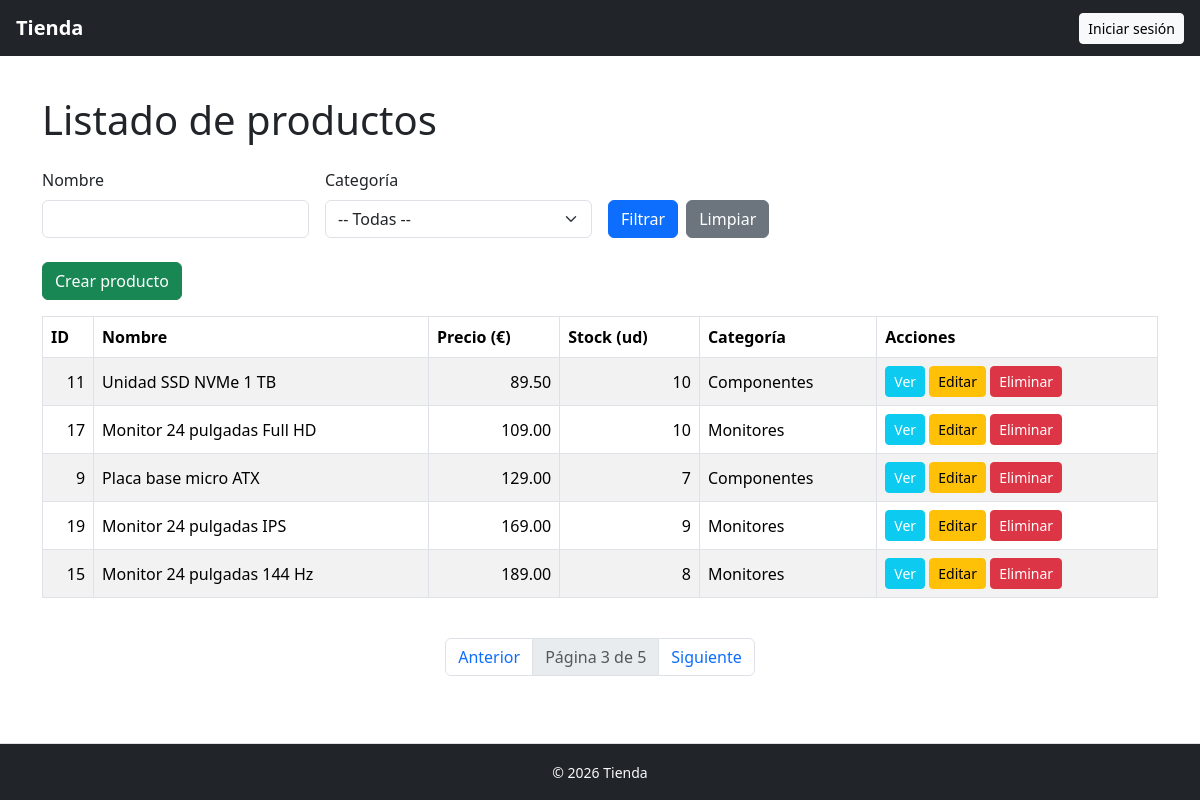
/public/web/productos/index.php?page=3, run on the app's committed database.
### tables this page shows
CREATE TABLE productos (
    id INT AUTO_INCREMENT PRIMARY KEY,
    nombre VARCHAR(100) NOT NULL,
    precio DECIMAL(10,2) NOT NULL,
    stock INT NOT NULL DEFAULT 0
);

CREATE TABLE categorias (
    id_categoria INT AUTO_INCREMENT PRIMARY KEY,
    nombre_categoria VARCHAR(50) NOT NULL
);

### app/Core/helpers/helper.php (called while the page is built, shortened)
<?php
function e(mixed $value): string
{
    return htmlspecialchars((string)$value, ENT_QUOTES, 'UTF-8');
}
function render(string $view, array $data = []): string
{
    extract($data);
    include __DIR__ . "/../../../resources/views/{$view}.php";
    return ob_get_clean();
}
function view(string $view, array $data = [], string $layout = 'layouts/app'): void
{
    $content = render($view, $data);
}

### app/Http/Controllers/ProductoController.php (called while the page is built, shortened)
<?php
class ProductoController
{
    public function index(Request $request)
    {
        $nombre = $request->query('nombre', '');
        $categoria_id = $request->query('categoria_id', '');
        $productos = Producto::query()
            ->when($nombre, fn($q) => $q->where('nombre', 'LIKE', "%$nombre%"))
            ->when($categoria_id, fn($q) => $q->where('categoria_id', $categoria_id))
            ->orderBy('precio')
            ->paginate(5);
        view('productos/index', compact(
            'productos',
            'categorias',
            'nombre',
            'categoria_id'
        ));
    }
}

### public/web/productos/index.php (called while the page is built, shortened)
<?php
require_once __DIR__ . '/../../../bootstrap/bootstrap.php';
try {
    $request = new Request();
    (new ProductoController())->index($request);
} catch (Throwable $e) {
    echo $e->getMessage() . "<br>" . $e->getTraceAsString();
}

### app/Core/Request.php (called while the page is built, shortened)
<?php
class Request
{
    protected array $server = [];
    protected array $get = [];
    public function __construct()
    {
        $this->server = $_SERVER;
        $this->get = $_GET;
        $this->post = $_POST;
        $method = $_SERVER['REQUEST_METHOD'] ?? 'GET';
    }
    public function query(?string $key = null, mixed $default = null): mixed
    {
        if ($key === null) return $this->get;
        return $this->get[$key] ?? $default;
    }
    public function url(): string
    {
        return $this->server['REQUEST_URI'] ?? HOME_URL;
    }
    public function path(): string
    {
        return parse_url($this->url(), PHP_URL_PATH);
    }
}

### bootstrap/bootstrap.php (called while the page is built, shortened)
<?php
require_once __DIR__ . '/../app/Core/helpers/helper.php';
spl_autoload_register(function ($class) {
    $path = __DIR__ . '/../' . str_replace('\\', '/', $class) . '.php';
    $path = lcfirst($path);
});

### app/Core/Model.php (called while the page is built, shortened)
<?php
require_once __DIR__ . '/../Core/DB.php';
require_once __DIR__ . '/../Core/QueryBuilder.php';
abstract class Model implements \JsonSerializable
{
    protected static string $table;
    public static function query(): QueryBuilder
    {
        return new QueryBuilder(static::$table, static::class);
    }
    public static function hydrate(array $data): static
    {
        $obj = new static();
        $obj->fill($data);
        return $obj;
    }
}

### app/Core/QueryBuilder.php (called while the page is built, shortened)
<?php
require_once __DIR__ . '/DB.php';
class QueryBuilder
{
    protected string $modelClass;
    protected string $select = '*';
    protected string $table;
    protected array $orders = [];
    protected ?int $limit = null;
    protected ?int $offset = null;
    protected array $params = [];
    public function __construct(string $table, string $modelClass)
    {
        $this->table = $table;
        $this->modelClass = $modelClass;
    }
    public function orderBy(string $column, string $order = 'ASC'): static
    {
        $this->orders[] = "$column $order";
        return $this;
    }
    public function limit(int $limit): static
    {
        $this->limit = $limit;
        return $this;
    }
    public function offset(int $offset): static
    {
        $this->offset = $offset;
        return $this;
    }
    public function when($value, callable $callback): static
    {
        return $this;
    }
    public function get(): array
    {
        $sql = "SELECT {$this->select} FROM {$this->table}";
        if (!empty($this->orders)) {
            $sql .= ' ORDER BY ' . implode(", ", $this->orders);
        }
        if (!is_null($this->limit)) {
            $sql .= ' LIMIT ' . $this->limit;
        }
        if (!is_null($this->offset)) {
            $sql .= ' OFFSET ' . $this->offset;
        }
        return DB::select($sql, $this->params, $this->modelClass);
    }
    public function first(): ?object
    {
        $this->limit = 1;
        return $this->get()[0] ?? null;
    }
    public function count(): int
    {
        $clone = clone $this;
        $clone->orders = [];
        $clone->limit = null;
        $clone->offset = null;
        $clone->select = 'count(*) as total';
        $clone->modelClass = stdClass::class;
        return $clone->first()->total;
    }
    public function paginate(int $perPage = 15): Paginator
    {
        $request = new Request();
        $page = max(1, (int) $request->query('page', 1));
        $clone = clone $this;
        $total = $clone->count();
        $offset = ($page - 1) * $perPage;
        $clone->limit($perPage)->offset($offset);
        $items = $clone->get();
        $baseUrl = $request->path();
        $query = $request->query();
        unset($query['page']);
        return new Paginator($items, $total, $perPage, $page, $baseUrl, $query);
    }
}

### app/Core/DB.php (called while the page is built, shortened)
<?php
class DB
{
    private static ?PDO $pdo = null;
    public static function connection(): PDO
    {
        if (self::$pdo === null) {
            $db_host = DB_HOST;
            $db_name = DB_NAME;
            $db_user = DB_USER;
            $db_pass = DB_PASS;
            $dsn = "mysql:host=$db_host;dbname=$db_name;charset=utf8mb4";
            $pdo = new PDO($dsn, $db_user, $db_pass);
            $pdo->setAttribute(PDO::ATTR_ERRMODE, PDO::ERRMODE_EXCEPTION);
            self::$pdo = $pdo;
        }
        return self::$pdo;
    }
    public static function select(string $sql, array $params = [], string $class = 'stdClass'): array
    {
        $stmt = self::connection()->prepare($sql);
        $stmt->execute($params);
        $objects = [];
        if ($class === 'stdClass') {
            while ($obj = $stmt->fetchObject()) {
                $objects[] = $obj;
            }
        } else {
            while ($row = $stmt->fetch(PDO::FETCH_ASSOC)) {
                $objects[] = $class::hydrate($row);
            }
        }
        return $objects;
    }
}

### resources/views/productos/index.php (the view, shortened to what this page needs)
<h1 class="mb-4">Listado de productos</h1>
<form method="get" class="row g-3 mb-4">
    <div class="col-md-3">
        <label class="form-label">Nombre</label>
        <input type="text" name="nombre" value="<?= e($nombre) ?>" class="form-control">
    </div>
    <div class="col-md-3">
        <label class="form-label">Categoría</label>
        <select name="categoria_id" class="form-select">
            <option value="">-- Todas --</option>
        </select>
    </div>
    <div class="col-md-6 d-flex align-items-end">
        <button type="submit" class="btn btn-primary me-2">Filtrar</button>
        <a href="index.php" class="btn btn-secondary">Limpiar</a>
    </div>
</form>
<p>
    <a href="create.php" class="btn btn-success">Crear producto</a>
</p>
<div class="table-responsive">
    <table class="table table-striped table-bordered align-middle">
        <thead>
            <tr>
                <th>ID</th>
                <th>Nombre</th>
                <th>Precio (€)</th>
                <th>Stock (ud)</th>
                <th>Categoría</th>
                <th>Acciones</th>
            </tr>
        </thead>
        <tbody>
            <?php foreach ($productos as $producto): ?>
                <tr>
                    <td class="text-end"><?= e($producto->id) ?></td>
                    <td><?= e($producto->nombre) ?></td>
                    <td class="text-end"><?= e($producto->precio) ?></td>
                    <td class="text-end"><?= e($producto->stock) ?></td>
                    <td><?= e($producto->categoria->nombre_categoria) ?></td>
                    <td>
                        <a href="show.php?id=<?= e($producto->id) ?>" class="btn btn-sm btn-info text-white">Ver</a>
                        <a href="edit.php?id=<?= e($producto->id) ?>" class="btn btn-sm btn-warning">Editar</a>
                        <form action="destroy.php" method="post" class="d-inline">
                            <button
                                type="submit"
                                class="btn btn-sm btn-danger"
                                onclick="return confirm('¿Eliminar este producto?')">
                                Eliminar
                            </button>
                        </form>
                    </td>
                </tr>
            <?php endforeach; ?>
        </tbody>
    </table>
</div>
<div class="mt-4">
    <?= $productos->links(); ?>
</div>

### public/web/css/app.css (style rules this page uses)
body { min-height: 100vh; display: flex; flex-direction: column; }

### data on the page
productos: id "11", nombre "Unidad SSD NVMe 1 TB", precio "89.50", stock "10", categoria.nombre_categoria "Componentes"
productos: id "17", nombre "Monitor 24 pulgadas Full HD", precio "109.00", stock "10", categoria.nombre_categoria "Monitores"
productos: id "9", nombre "Placa base micro ATX", precio "129.00", stock "7", categoria.nombre_categoria "Componentes"
productos: id "19", nombre "Monitor 24 pulgadas IPS", precio "169.00", stock "9", categoria.nombre_categoria "Monitores"
productos: id "15", nombre "Monitor 24 pulgadas 144 Hz", precio "189.00", stock "8", categoria.nombre_categoria "Monitores"

### other printed values
$paginator->currentPage() "3"
$paginator->lastPage() "5"
